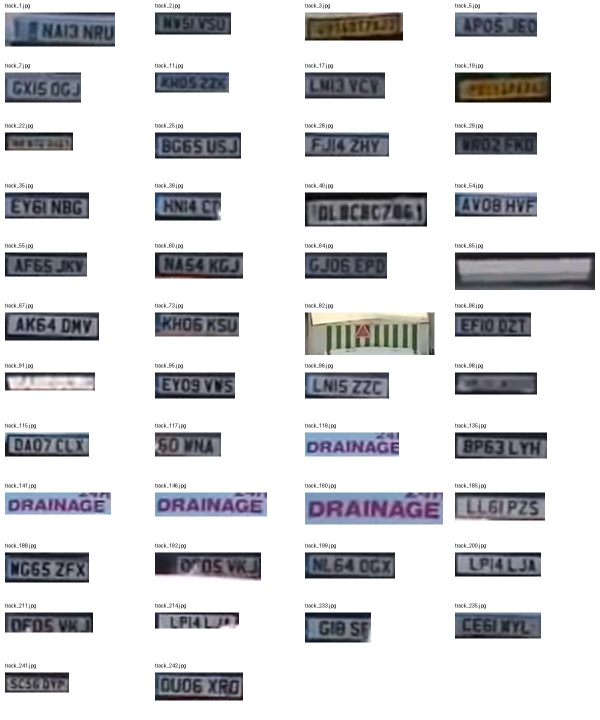
#> input picture data/benchmark/plate_contact_sheet.jpg, 1200 x 1440 px (shown at 1/2 size); its folder holds only this picture in this run
$ python -i ocr.py   (imports and definitions only)
#> lines starting #> are read from the running program, lines starting #| are printed output that depends on the picture; after the words box and inside, x2 and y2 are one past the last pixel; in counts of white or black regions, pixels touching at a corner belong together
#> further down, picture is the input picture: shape (1440, 1200, 3); mean B, G, R 215.3, 212.7, 212.5
import os
import re
import cv2
import easyocr
import numpy as np


# ==========================================
# CONFIGURATION
# ==========================================

PLATE_FOLDER = "outputs/plates"

ALLOWLIST = "ABCDEFGHIJKLMNOPQRSTUVWXYZ0123456789"


# ==========================================
# CLEAN OCR TEXT
# ==========================================

# [41 lines left out: functions clean_text, looks_like_plate, not called in this run]


# ==========================================
# PREPROCESSING
# ==========================================

def preprocess_variants(image):

    # --------------------------------------
    # Original
    # --------------------------------------

    original = image.copy()

    # --------------------------------------
    # Resize
    # --------------------------------------

    resized = cv2.resize(
        image,
        None,
        fx=6,
        fy=6,
        interpolation=cv2.INTER_CUBIC
    )

    # --------------------------------------
    # Grayscale
    # --------------------------------------

    gray = cv2.cvtColor(
        resized,
        cv2.COLOR_BGR2GRAY
    )
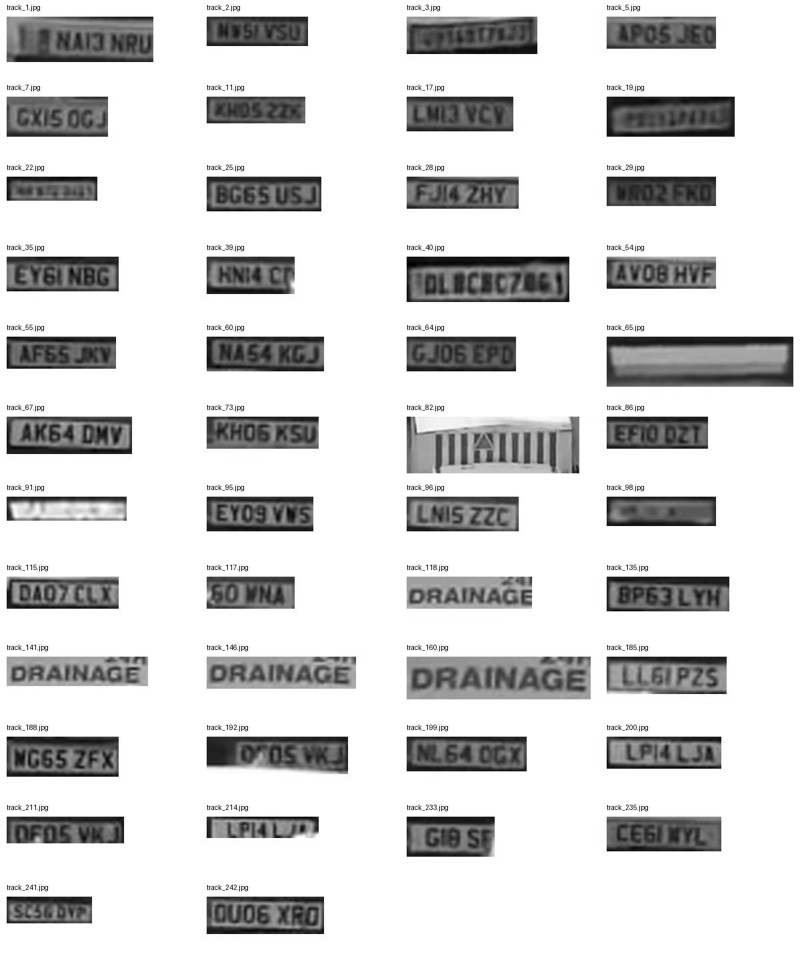
#> gray: shape (8640, 7200) (shown at 1/9 size); min 0, max 255, mean 212.7

    # --------------------------------------
    # CLAHE
    # --------------------------------------

    clahe = cv2.createCLAHE(
        clipLimit=2.0,
        tileGridSize=(8, 8)
    )

    enhanced = clahe.apply(gray)
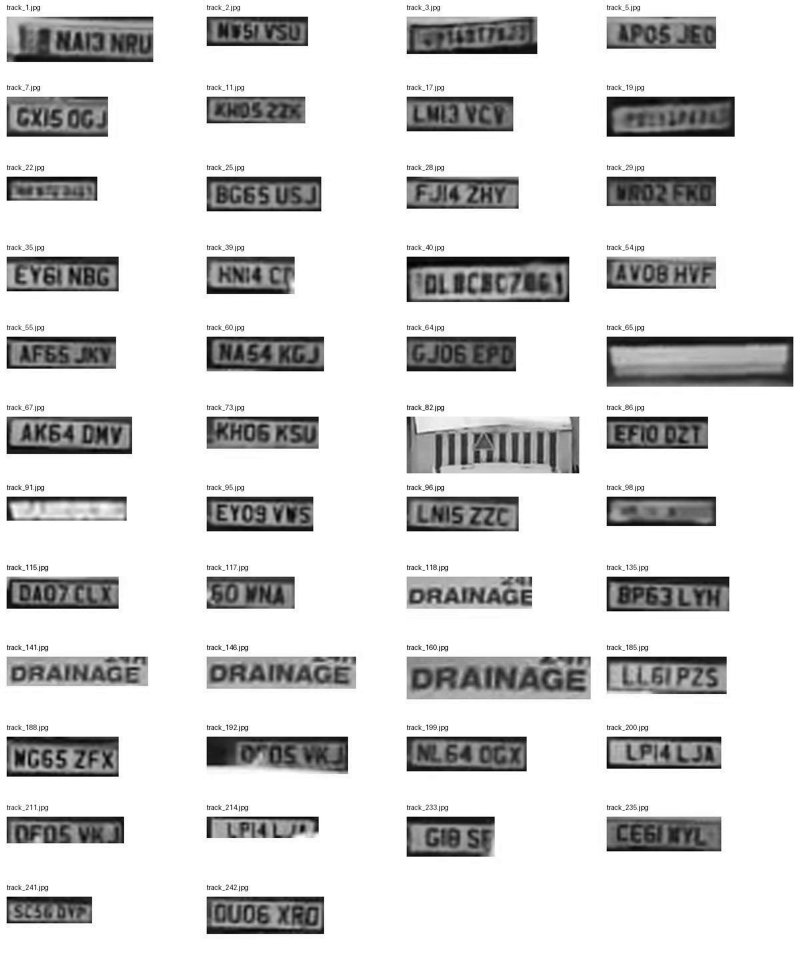
#> enhanced: shape (8640, 7200) (shown at 1/9 size); min 0, max 255, mean 214.7

    # --------------------------------------
    # Bilateral filtering
    # --------------------------------------

    denoised = cv2.bilateralFilter(
        enhanced,
        9,
        75,
        75
    )

    # --------------------------------------
    # Sharpen
    # --------------------------------------

    sharpen_kernel = np.array([
        [0, -1, 0],
        [-1, 5, -1],
        [0, -1, 0]
    ])

    sharpened = cv2.filter2D(
        denoised,
        -1,
        sharpen_kernel
    )

    # --------------------------------------
    # OTSU threshold
    # --------------------------------------

    otsu = cv2.threshold(
        sharpened,
        0,
        255,
        cv2.THRESH_BINARY + cv2.THRESH_OTSU
    )[1]
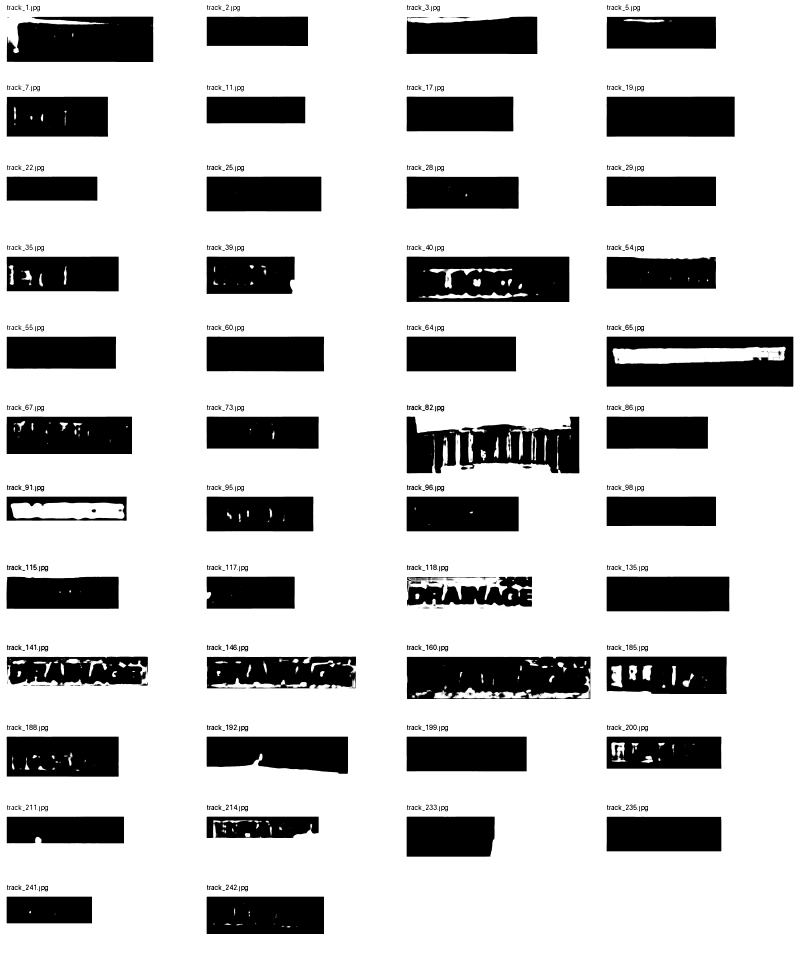
#> otsu: shape (8640, 7200) (shown at 1/9 size); 76.7% white; 2822 black regions (2203 under 20 px), largest, box (x1, y1, x2, y2) and area: (5460, 3029, 7141, 3480) 564113, (3661, 5910, 5316, 6292) 544200, (3660, 2310, 5125, 2718) 538896

    # --------------------------------------
    # Adaptive threshold
    # --------------------------------------

    adaptive = cv2.adaptiveThreshold(
        sharpened,
        255,
        cv2.ADAPTIVE_THRESH_GAUSSIAN_C,
        cv2.THRESH_BINARY,
        31,
        5
    )
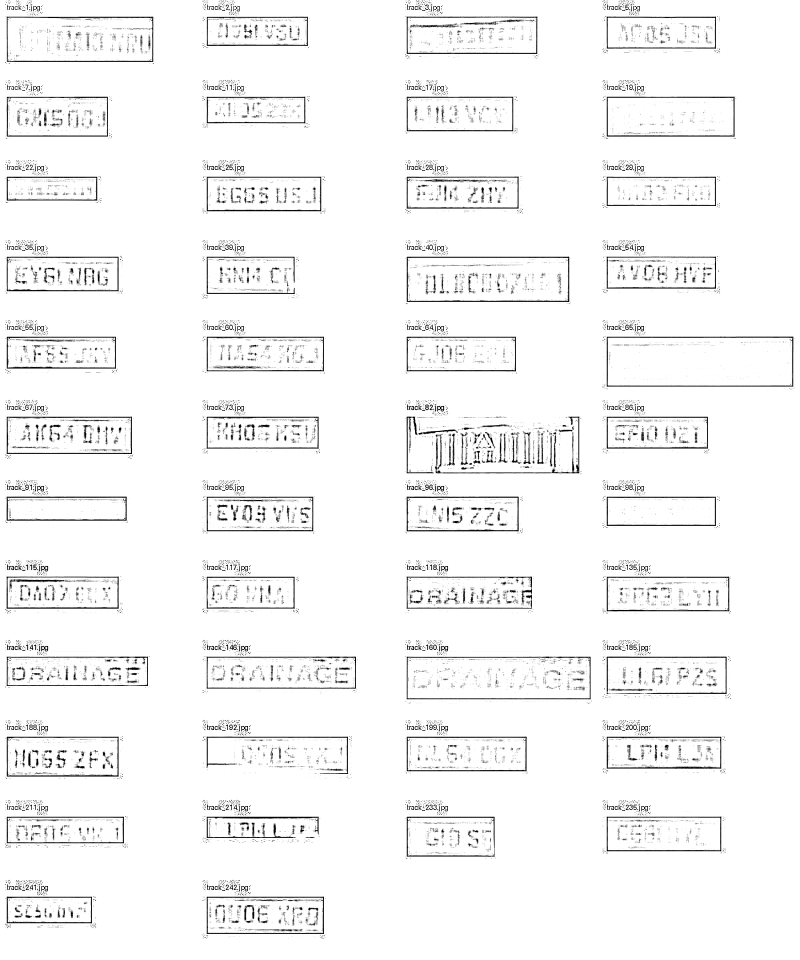
#> adaptive: shape (8640, 7200) (shown at 1/9 size); 96.3% white; 95432 black regions (89408 under 20 px), largest, box (x1, y1, x2, y2) and area: (5460, 3030, 7141, 3480) 36334, (3660, 2310, 5124, 2718) 36033, (3659, 5908, 5318, 6294) 31104

    return [
        ("original", original),
        ("resized", resized),
        ("gray", gray),
        ("clahe", enhanced),
        ("sharpened", sharpened),
        ("otsu", otsu),
        ("adaptive", adaptive)
    ]


# ==========================================
# CANDIDATE SCORE
# ==========================================

# [328 lines left out: functions candidate_score, process_plate, main, not called in this run]


# ==========================================
# RUN
# ==========================================

# [2 lines not run here, left out]

>>> import cv2
>>> picture = cv2.imread('../data/benchmark/plate_contact_sheet.jpg')
>>> result = preprocess_variants(picture)
#> result = 7 items
